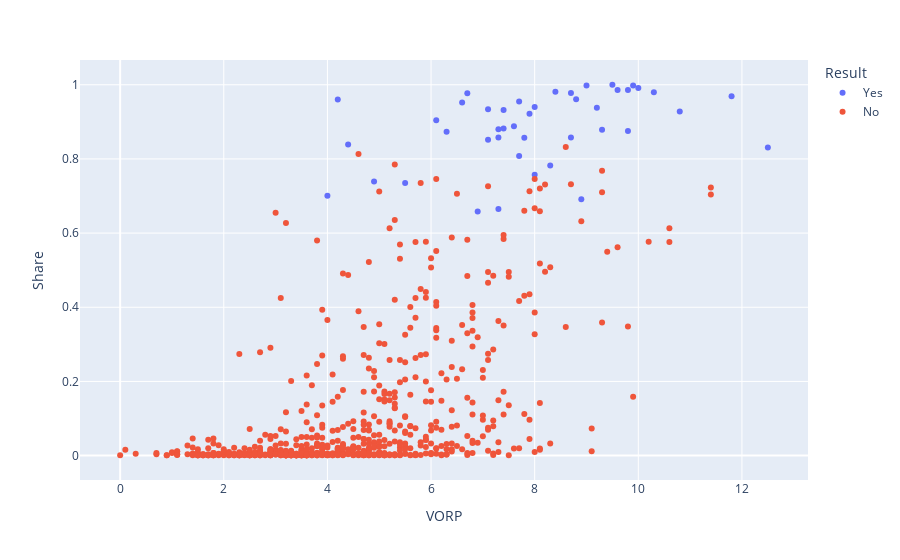

Write notebook code for a chart like this one.
### Code cell
fig1 = plex.scatter(MVP_races_data,
                    y = 'Share',
                    x = 'VORP',
                    color='Result',
                    hover_name='Player',
                    hover_data=['Year']
                   )

fig1.show()

### Figure 1 — Plotly figure (JSON) as saved in the notebook; plotly's stock layout.template omitted (floating-point values rounded to 4 significant figures; data arrays with more than 128 entries replaced by an {"elided": "..."} marker saying what was removed)
{"data": [{"customdata": [[1980], [1981], [1982], [1983], [1984], [1985], [1986], [1987], [1988], [1989], [1990], [1991], [1992], [1993], [1994], [1995], [1996], [1997], [1998], [1999], [2000], [2001], [2002], [2003], [2004], [2005], [2006], [2007], [2008], [2009], [2010], [2011], [2012], [2013], [2014], [2015], [2016], [2017], [2018], [2019], [2020], [2021], [2022]], "hovertemplate": "<b>%{hovertext}</b><br><br>Result=Yes<br>VORP=%{x}<br>Share=%{y}<br>Year=%{customdata[0]}<extra></extra>", "hovertext": ["Kareem Abdul-Jabbar", "Julius Erving", "Moses Malone", "Moses Malone", "Larry Bird", "Larry Bird", "Larry Bird", "Magic Johnson", "Michael Jordan", "Magic Johnson", "Magic Johnson", "Michael Jordan", "Michael Jordan", "Charles Barkley", "Hakeem Olajuwon", "David Robinson", "Michael Jordan", "Karl Malone", "Michael Jordan", "Karl Malone", "Shaquille O'Neal", "Allen Iverson", "Tim Duncan", "Tim Duncan", "Kevin Garnett", "Steve Nash", "Steve Nash", "Dirk Nowitzki", "Kobe Bryant", "LeBron James", "LeBron James", "Derrick Rose", "LeBron James", "LeBron James", "Kevin Durant", "Stephen Curry", "Stephen Curry", "Russell Westbrook", "James Harden", "Giannis Antetokounmpo", "Giannis Antetokounmpo", "Nikola Jokić", "Nikola Jokić"], "legendgroup": "Yes", "marker": {"color": "#636efa", "symbol": "circle"}, "mode": "markers", "name": "Yes", "orientation": "v", "showlegend": true, "type": "scatter", "x": [7.3, 6.9, 5.5, 4.2, 7.3, 8.7, 8.4, 8, 12.5, 8.3, 8.9, 10.8, 9.2, 7.1, 7.3, 8.7, 9.8, 7.8, 7.1, 4, 9, 6.1, 8, 7.7, 10, 4.4, 4.9, 7.4, 6.3, 11.8, 10.3, 6.7, 7.6, 9.9, 9.6, 7.9, 9.5, 9.3, 7.7, 7.4, 6.6, 8.8, 9.8], "xaxis": "x", "y": [0.665, 0.658, 0.735, 0.96, 0.858, 0.978, 0.981, 0.94, 0.831, 0.782, 0.691, 0.928, 0.938, 0.852, 0.88, 0.858, 0.986, 0.857, 0.934, 0.701, 0.998, 0.904, 0.757, 0.808, 0.991, 0.839, 0.739, 0.882, 0.873, 0.969, 0.98, 0.977, 0.888, 0.998, 0.986, 0.922, 1, 0.879, 0.955, 0.932, 0.952, 0.961, 0.875], "yaxis": "y"}, {"customdata": {"elided": "647x1 int values"}, "hovertemplate": "<b>%{hovertext}</b><br><br>Result=No<br>VORP=%{x}<br>Share=%{y}<br>Year=%{customdata[0]}<extra></extra>", "hovertext": {"elided": "647 str values"}, "legendgroup": "No", "marker": {"color": "#EF553B", "symbol": "circle"}, "mode": "markers", "name": "No", "orientation": "v", "showlegend": true, "type": "scatter", "x": {"elided": "647 float values"}, "xaxis": "x", "y": {"elided": "647 float values"}, "yaxis": "y"}], "layout": {"autosize": true, "legend": {"title": {"text": "Result"}, "tracegroupgap": 0}, "margin": {"t": 60}, "xaxis": {"anchor": "y", "autorange": true, "domain": [0, 1], "range": [-0.7869, 13.29], "title": {"text": "VORP"}, "type": "linear"}, "yaxis": {"anchor": "x", "autorange": true, "domain": [0, 1], "range": [-0.07635, 1.077], "title": {"text": "Share"}, "type": "linear"}}}
